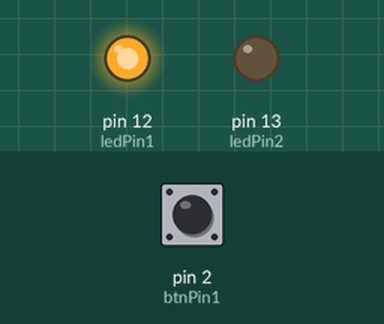
This sketch was run on a simulated Arduino Uno, built with avr-gcc and run on an emulated ATmega328P. Shown: output pins drawn as LEDs (lit = HIGH). Inputs (shaded band) come from the test bench; at power-on: pin 2 (btnPin1) HIGH. What the sketch prints to the serial monitor is not drawn.

Above: at 1.25 s.
1.3 s: pin 2 (btnPin1) pulled LOW for 0.15 s
At 3.9 s:
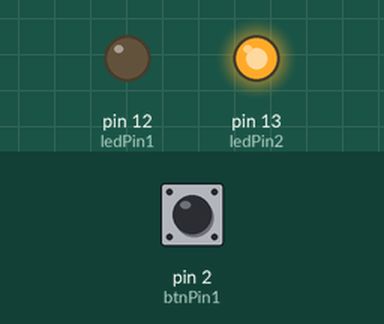
4.3 s: pin 2 (btnPin1) pulled LOW for 1 s
At 5.5 s:
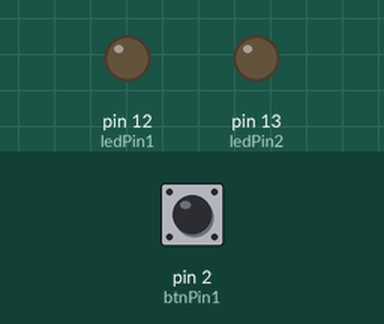
7.3 s: pin 2 (btnPin1) pulled LOW for 3.2 s
At 7.47 s:
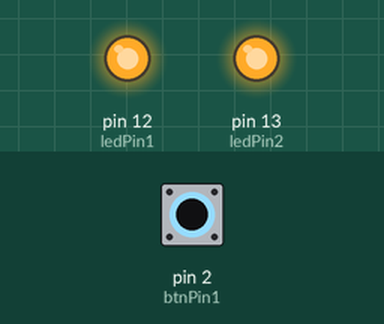
Timing chart, 0 to 18.0 s (numbered marks = the images above; inputs shaded):
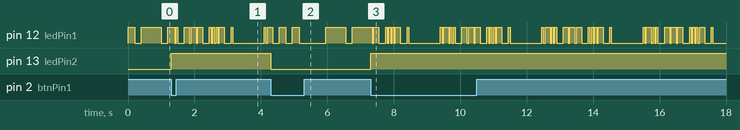

Measured:
- after the input at 1.3 s, pin 13 (ledPin2): LOW → HIGH at once
- after the input at 4.3 s, pin 13 (ledPin2): HIGH → LOW at once
- after the input at 7.3 s, pin 13 (ledPin2): LOW → HIGH at once
- by itself, pin 12 (ledPin1): moves between LOW and HIGH, repeating every 3.1 s

The sketch:

epic_morse.ino
```cpp
#include <MorseCode.h>

static int ledPin1 = 12;
static int ledPin2 = 13;
static int btnPin1 = 2;
unsigned long button_time = 0;
unsigned long last_button_time = 0;

static int dot_ms = 200;
static int dash_ms = 3 * dot_ms;
static int multiplier = 1;

static int l[] = Morse(L);
static int o[] = Morse(O);
static int v[] = Morse(V);
static int e[] = Morse(E);

void setup() {
  Serial.begin(9600);
  Serial.println("Ellu");

  pinMode(btnPin1, INPUT);
  digitalWrite(btnPin1, HIGH);
  attachInterrupt(0, OnButtonPressed, FALLING);

  pinMode(ledPin1, OUTPUT);
  pinMode(ledPin2, OUTPUT);
  digitalWrite(ledPin1, LOW);
  digitalWrite(ledPin2, LOW);
}

void loop() {
  Write(l);
  delay(dash_ms / multiplier);
  Write(o);
  delay(dash_ms / multiplier);
  Write(v);
  delay(dash_ms / multiplier);
  Write(e);
  delay(6 * dash_ms / multiplier);
}

void Write(int a[]) {
  for (int i = 1; i < a[0]; i++)
  {
    digitalWrite(ledPin1, HIGH);
    if (a[i] == SHORT)
      delay(dot_ms / multiplier);
    else
      delay(dash_ms / multiplier);
    digitalWrite(ledPin1, LOW);
    delay(dot_ms / multiplier);
  }
}

void OnButtonPressed() {
  button_time = millis();
  if (button_time - last_button_time > 100) {
    if (multiplier == 1) {
      digitalWrite(ledPin2, HIGH);
      multiplier = 4;
    }
    else {
      digitalWrite(ledPin2, LOW);
      multiplier = 1;
    }

    last_button_time = button_time;
  }
}
```
